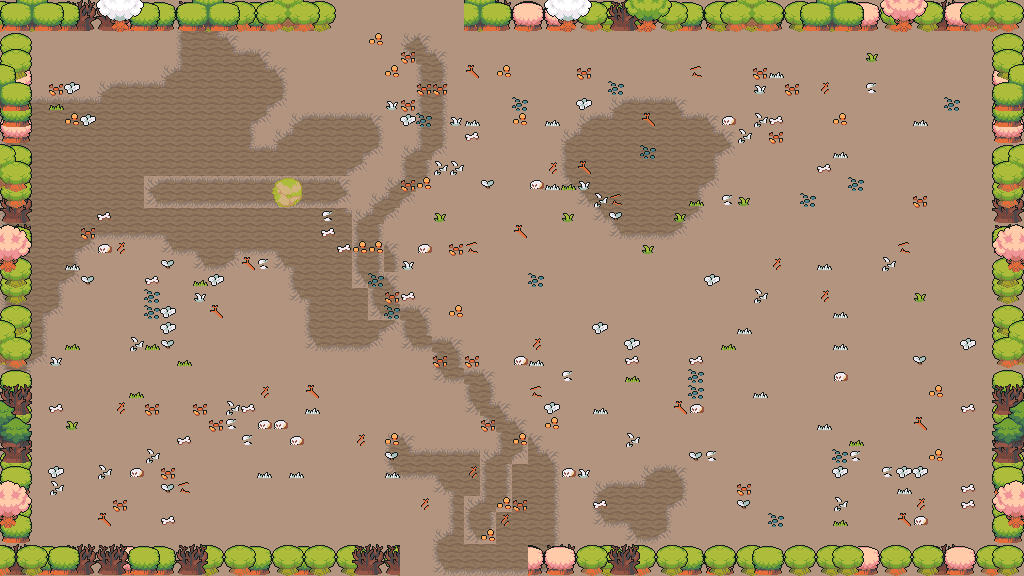

This game map was drawn from its Tiled (.tmx) file and the tilesets committed beside it. A one-line description and the trimmed map source follow:
An orthogonal 64x36 tile map with 16x16 px tiles, 7 tile layers (floor, ground, path, decor, ...), 8 tilesets and 41 objects (24x prop, 8x spawn, 6x obstacle, 2x door, playerStart).

<map version="1.10" tiledversion="1.11.0" orientation="orthogonal" renderorder="right-down" width="64" height="36" tilewidth="16" tileheight="16" infinite="0" nextlayerid="9" nextobjectid="42">
 <properties>
    <property name="chapter" type="int" value="3" />
    <property name="room" type="int" value="14" />
    <property name="isBossRoom" type="bool" value="false" />
 </properties>
 <tileset firstgid="1" source="ground.tsx" />
 <tileset firstgid="241" source="village.tsx" />
 <tileset firstgid="481" source="house.tsx" />
 <tileset firstgid="1240" source="towers.tsx" />
 <tileset firstgid="1384" source="hole.tsx" />
 <tileset firstgid="1439" source="floordetail.tsx" />
 <tileset firstgid="1519" source="tilefloor.tsx" />
 <tileset firstgid="2091" source="nature.tsx" />
 <layer id="1" name="floor" width="64" height="36">
  <data>[2304 cells, 2304 non-empty, 1 distinct tile ids]</data>
 </layer>
 <layer id="2" name="ground" width="64" height="36">
  <data>[2304 cells, 501 non-empty, 13 distinct tile ids]</data>
 </layer>
 <layer id="3" name="path" width="64" height="36">
  <data>[2304 cells, 106 non-empty, 10 distinct tile ids]</data>
 </layer>
 <layer id="4" name="decor" width="64" height="36">
  <data>[2304 cells, 220 non-empty, 20 distinct tile ids]</data>
 </layer>
 <layer id="5" name="border-back" width="64" height="36">
  <data>[2304 cells, 274 non-empty, 24 distinct tile ids]</data>
 </layer>
 <layer id="6" name="border-mid" width="64" height="36">
  <data>[2304 cells, 276 non-empty, 24 distinct tile ids]</data>
 </layer>
 <layer id="7" name="border-front" width="64" height="36">
  <data>[2304 cells, 150 non-empty, 69 distinct tile ids]</data>
 </layer>
 <objectgroup id="8" name="objects">
  <object id="1" name="playerStart" x="464" y="384"><point /></object>
  <object id="2" name="spawn" x="552" y="488">
   <properties>
    <property name="role" value="tank" />
    <property name="wave" type="int" value="1" />
    <property name="elite" type="bool" value="false" />
   </properties>
  <point /></object>
  <object id="3" name="spawn" x="592" y="248">
   <properties>
    <property name="role" value="caster" />
    <property name="wave" type="int" value="1" />
    <property name="elite" type="bool" value="false" />
   </properties>
  <point /></object>
  <object id="4" name="spawn" x="424" y="264">
   <properties>
    <property name="role" value="chaser" />
    <property name="wave" type="int" value="2" />
    <property name="elite" type="bool" value="false" />
   </properties>
  <point /></object>
  <object id="5" name="spawn" x="344" y="312">
   <properties>
    <property name="role" value="tank" />
    <property name="wave" type="int" value="2" />
    <property name="elite" type="bool" value="false" />
   </properties>
  <point /></object>
  <object id="6" name="spawn" x="624" y="472">
   <properties>
    <property name="role" value="caster" />
    <property name="wave" type="int" value="3" />
    <property name="elite" type="bool" value="false" />
   </properties>
  <point /></object>
  <object id="7" name="spawn" x="552" y="272">
   <properties>
    <property name="role" value="chaser" />
    <property name="wave" type="int" value="3" />
    <property name="elite" type="bool" value="false" />
   </properties>
  <point /></object>
  <object id="8" name="spawn" x="488" y="264">
   <properties>
    <property name="role" value="chaser" />
    <property name="wave" type="int" value="3" />
    <property name="elite" type="bool" value="false" />
   </properties>
  <point /></object>
  <object id="9" name="spawn" x="320" y="440">
   <properties>
    <property name="role" value="chaser" />
    <property name="wave" type="int" value="3" />
    <property name="elite" type="bool" value="true" />
   </properties>
  <point /></object>
  <object id="10" name="door" x="464" y="568"><point /></object>
  <object id="11" name="door" x="408" y="8"><point /></object>
  <object id="12" name="obstacle" x="0" y="544" width="400" height="32">
   <properties>
    <property name="kind" value="edge" />
   </properties>
  </object>
  <object id="13" name="obstacle" x="528" y="544" width="496" height="32">
   <properties>
    <property name="kind" value="edge" />
   </properties>
  </object>
  <object id="14" name="obstacle" x="0" y="0" width="336" height="32">
   <properties>
    <property name="kind" value="edge" />
   </properties>
  </object>
  <object id="15" name="obstacle" x="464" y="0" width="560" height="32">
   <properties>
    <property name="kind" value="edge" />
   </properties>
  </object>
  <object id="16" name="obstacle" x="0" y="32" width="32" height="512">
   <properties>
    <property name="kind" value="edge" />
   </properties>
  </object>
  <object id="17" name="obstacle" x="992" y="32" width="32" height="512">
   <properties>
    <property name="kind" value="edge" />
   </properties>
  </object>
  <object id="18" name="prop" x="144" y="112" width="48" height="48">
   <properties>
    <property name="key" value="house-mossy-alt" />
   </properties>
  </object>
  <object id="19" name="prop" x="208" y="80" width="48" height="80">
   <properties>
    <property name="key" value="watchtower-ruined" />
   </properties>
  </object>
  <object id="20" name="prop" x="272" y="112" width="48" height="46">
   <properties>
    <property name="key" value="ruined-shelter" />
   </properties>
  </object>
  <object id="21" name="prop" x="144" y="208" width="48" height="32">
   <properties>
    <property name="key" value="palisade-ruined" />
   </properties>
  </object>
  <object id="22" name="prop" x="192" y="208" width="48" height="32">
   <properties>
    <property name="key" value="palisade-ruined" />
   </properties>
  </object>
  <object id="23" name="prop" x="304" y="64" width="16" height="42">
   <properties>
    <property name="key" value="pillar-broken" />
   </properties>
  </object>
  <object id="24" name="prop" x="368" y="128" width="16" height="22">
   <properties>
    <property name="key" value="barrel-mossy" />
   </properties>
  </object>
  <object id="25" name="prop" x="80" y="144" width="27" height="27">
   <properties>
    <property name="key" value="cart-ruined" />
   </properties>
  </object>
  <object id="26" name="prop" x="128" y="64" width="32" height="48">
   <properties>
    <property name="key" value="ruined-statue-tall" />
   </properties>
  </object>
  <object id="27" name="prop" x="687" y="104" width="16" height="16">
   <properties>
    <property name="key" value="stump-mossy" />
   </properties>
  </object>
  <object id="28" name="prop" x="880" y="176" width="16" height="16">
   <properties>
    <property name="key" value="bush-light" />
   </properties>
  </object>
  <object id="29" name="prop" x="672" y="160" width="16" height="16">
   <properties>
    <property name="key" value="bush-dark" />
   </properties>
  </object>
  <object id="30" name="prop" x="640" y="64" width="16" height="16">
   <properties>
    <property name="key" value="bush-dark" />
   </properties>
  </object>
  <object id="31" name="prop" x="944" y="192" width="16" height="16">
   <properties>
    <property name="key" value="grass-tall" />
   </properties>
  </object>
  <object id="32" name="prop" x="247" y="328" width="32" height="32">
   <properties>
    <property name="key" value="tree-mossy" />
   </properties>
  </object>
  <object id="33" name="prop" x="432" y="416" width="16" height="16">
   <properties>
    <property name="key" value="bush-green" />
   </properties>
  </object>
  <object id="34" name="prop" x="272" y="496" width="16" height="16">
   <properties>
    <property name="key" value="bush-light" />
   </properties>
  </object>
  <object id="35" name="prop" x="352" y="368" width="16" height="16">
   <properties>
    <property name="key" value="bush-green" />
   </properties>
  </object>
  </objectgroup>
</map>
<!-- 6 of 41 objects omitted -->
